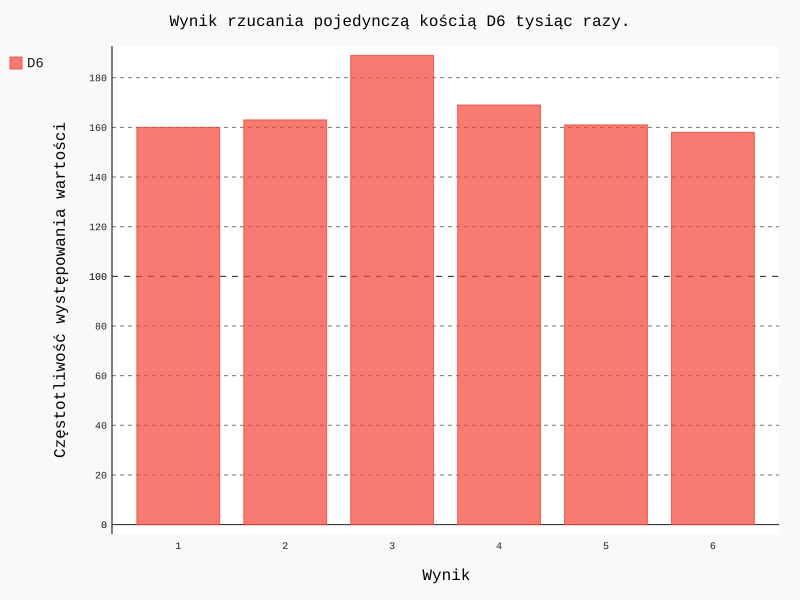

Write the Python code that produced this figure.
import pygal

from dice import Dice

# utworzenie kosci typu D6
dice = Dice()

# wykonanie pewnej liczby rzutow i wyniki na liscie
results = []
for roll_num in range(1000):
    result = dice.roll()
    results.append(result)

# analiza wynikow
frequencies = []
for value in range(1, dice.num_sides + 1):
    frequency = results.count(value)
    frequencies.append(frequency)

print(frequencies)

# wizualizacja wynikow wystapien danej liczby oczek - wykres histogram
hist = pygal.Bar(title="Wynik rzucania pojedynczą kością D6 tysiąc razy.", x_title="Wynik",
                 y_title="Częstotliwość występowania wartości")
hist.force_uri_protocol = 'http'
hist.x_labels = ['1', '2', '3', '4', '5', '6']

hist.add('D6', frequencies)
hist.render_to_file('dice_visual.svg')
